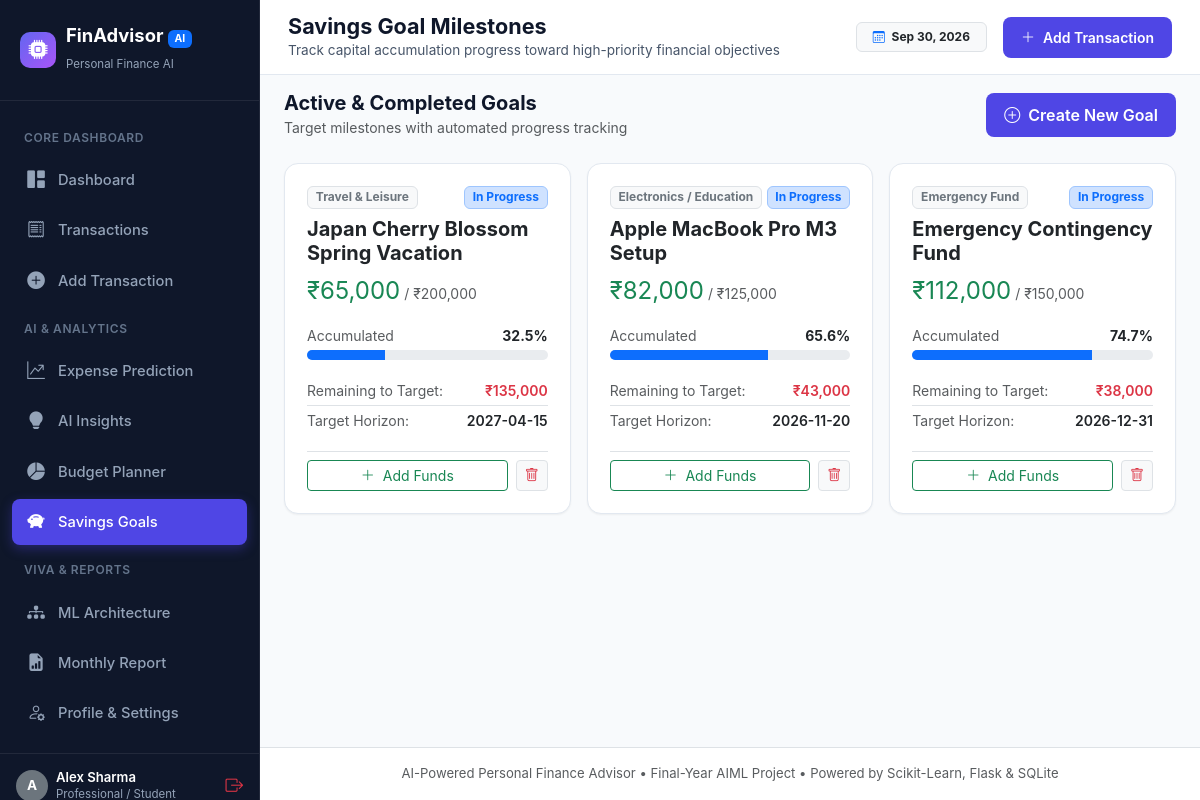
The app's page /savings-goals (signed in) with its own data.
### tables this page shows
CREATE TABLE users (
        id INTEGER PRIMARY KEY AUTOINCREMENT,
        name TEXT NOT NULL,
        email TEXT UNIQUE NOT NULL,
        password_hash TEXT NOT NULL,
        monthly_income REAL DEFAULT 50000.0,
        currency TEXT DEFAULT '₹',
        occupation TEXT DEFAULT 'Professional / Student',
        created_at TIMESTAMP DEFAULT CURRENT_TIMESTAMP
    );

CREATE TABLE savings_goals (
        id INTEGER PRIMARY KEY AUTOINCREMENT,
        user_id INTEGER NOT NULL,
        title TEXT NOT NULL,
        target_amount REAL NOT NULL,
        current_amount REAL DEFAULT 0.0,
        target_date TEXT,
        category TEXT DEFAULT 'General Savings',
        status TEXT CHECK(status IN ('active', 'completed')) DEFAULT 'active',
        created_at TIMESTAMP DEFAULT CURRENT_TIMESTAMP,
        FOREIGN KEY (user_id) REFERENCES users(id) ON DELETE CASCADE
    );

### app.py (the view, shortened to what this page needs)
@app.route('/savings-goals', methods=['GET', 'POST'])
@login_required
def savings_goals_page():
    u_id = session['user_id']
    goals = get_savings_goals(u_id)
    return render_template('savings_goals.html', goals=goals)

### templates/savings_goals.html (shortened to what this page needs)
{% extends "base.html" %}
{% block page_heading %}Savings Goal Milestones{% endblock %}
{% block page_subheading %}Track capital accumulation progress toward high-priority financial objectives{% endblock %}
{% block content %}
<div class="d-flex justify-content-between align-items-center mb-4">
    <div>
        <h5 class="fw-bold mb-0">Active & Completed Goals</h5>
        <small class="text-muted">Target milestones with automated progress tracking</small>
    </div>
    <button class="btn btn-primary-custom" data-bs-toggle="modal" data-bs-target="#newGoalModal">
        <i class="bi bi-plus-circle"></i> Create New Goal
    </button>
</div>
<div class="row g-3 mb-4">
    {% if goals %}
        {% for g in goals %}
        <div class="col-md-6 col-lg-4">
            <div class="fin-card h-100 d-flex flex-column justify-content-between">
                <div>
                    <div class="d-flex justify-content-between align-items-start mb-2">
                        <span class="badge bg-light text-secondary border">{{ g.category }}</span>
                        {% if g.status == 'completed' %}
                            <span class="badge bg-success-subtle text-success border border-success-subtle">
                                <i class="bi bi-check-circle-fill me-1"></i> Completed
                            </span>
                        {% else %}
                            <span class="badge bg-primary-subtle text-primary border border-primary-subtle">
                                In Progress
                            </span>
                        {% endif %}
                    </div>
                    <h5 class="fw-bold text-dark mt-2 mb-1">{{ g.title }}</h5>
                    <div class="d-flex align-items-baseline gap-1 mt-2">
                        <span class="fs-4 fw-extrabold text-success">₹{{ "{:,.0f}".format(g.current_amount) }}</span>
                        <span class="text-muted small">/ ₹{{ "{:,.0f}".format(g.target_amount) }}</span>
                    </div>
                    <div class="my-3">
                        <div class="d-flex justify-content-between small text-muted mb-1">
                            <span>Accumulated</span>
                            <strong class="text-dark">{{ g.progress_pct }}%</strong>
                        </div>
                        <div class="progress" style="height: 10px; border-radius: 5px;">
                            <div class="progress-bar {% if g.status == 'completed' %}bg-success{% else %}bg-primary{% endif %}"
                                 style="width: {{ g.progress_pct }}%;"></div>
                        </div>
                    </div>
                    <div class="small text-muted mb-3">
                        <div class="d-flex justify-content-between py-1 border-bottom">
                            <span>Remaining to Target:</span>
                            <span class="fw-semibold text-danger">₹{{ "{:,.0f}".format(g.remaining_amount) }}</span>
                        </div>
                        <div class="d-flex justify-content-between py-1">
                            <span>Target Horizon:</span>
                            <span class="fw-semibold text-dark">{{ g.target_date or 'Flexible' }}</span>
                        </div>
                    </div>
                </div>
                <div class="d-flex gap-2 pt-2 border-top">
                    {% if g.status != 'completed' %}
                    <button class="btn btn-sm btn-outline-success flex-fill" data-bs-toggle="modal" data-bs-target="#depositModal{{ g.id }}">
                        <i class="bi bi-plus-lg me-1"></i> Add Funds
                    </button>
                    {% endif %}
                    <form method="POST" action="{{ url_for('savings_goals_page') }}" onsubmit="return confirm('Delete this savings goal?');" class="d-inline">
                        <button type="submit" class="btn btn-sm btn-light border text-danger" title="Delete Goal">
                            <i class="bi bi-trash"></i>
                        </button>
                    </form>
                </div>
            </div>
        </div>
        {% endfor %}
    {% endif %}
</div>
{% endblock %}

### templates/base.html (shortened to what this page needs)
<!DOCTYPE html>
<html lang="en">
<head>
    <link rel="stylesheet" href="{{ url_for('static', filename='css/bootstrap.min.css') }}">
    <link rel="stylesheet" href="https://cdn.jsdelivr.net/npm/bootstrap-icons@1.11.3/font/bootstrap-icons.min.css">
    <link rel="stylesheet" href="{{ url_for('static', filename='css/style.css') }}">
</head>
<body>
{% if session.get('user_id') %}
<div class="app-container">
    <aside class="sidebar">
        <div class="sidebar-brand">
            <div class="brand-icon">
                <i class="bi bi-cpu-fill"></i>
            </div>
            <div>
                <div style="line-height: 1.2;">FinAdvisor <span class="badge bg-primary text-white" style="font-size: 0.65rem;">AI</span></div>
                <small style="font-size: 0.72rem; color: #94a3b8; font-weight: normal;">Personal Finance AI</small>
            </div>
        </div>
        <nav class="sidebar-nav">
            <div class="sidebar-label">Core Dashboard</div>
            <a href="{{ url_for('dashboard') }}" class="nav-link-custom {% if request.endpoint == 'dashboard' %}active{% endif %}">
                <span class="nav-icon"><i class="bi bi-grid-1x2-fill"></i></span>
                <span>Dashboard</span>
            </a>
            <a href="{{ url_for('transactions') }}" class="nav-link-custom {% if request.endpoint == 'transactions' %}active{% endif %}">
                <span class="nav-icon"><i class="bi bi-receipt"></i></span>
                <span>Transactions</span>
            </a>
            <a href="{{ url_for('add_new_transaction') }}" class="nav-link-custom {% if request.endpoint == 'add_new_transaction' %}active{% endif %}">
                <span class="nav-icon"><i class="bi bi-plus-circle-fill"></i></span>
                <span>Add Transaction</span>
            </a>
            <div class="sidebar-label">AI & Analytics</div>
            <a href="{{ url_for('expense_prediction') }}" class="nav-link-custom {% if request.endpoint == 'expense_prediction' %}active{% endif %}">
                <span class="nav-icon"><i class="bi bi-graph-up-arrow"></i></span>
                <span>Expense Prediction</span>
            </a>
            <a href="{{ url_for('ai_insights_page') }}" class="nav-link-custom {% if request.endpoint == 'ai_insights_page' %}active{% endif %}">
                <span class="nav-icon"><i class="bi bi-lightbulb-fill"></i></span>
                <span>AI Insights</span>
            </a>
            <a href="{{ url_for('budget_recommendation') }}" class="nav-link-custom {% if request.endpoint == 'budget_recommendation' %}active{% endif %}">
                <span class="nav-icon"><i class="bi bi-pie-chart-fill"></i></span>
                <span>Budget Planner</span>
            </a>
            <a href="{{ url_for('savings_goals_page') }}" class="nav-link-custom {% if request.endpoint == 'savings_goals_page' %}active{% endif %}">
                <span class="nav-icon"><i class="bi bi-piggy-bank-fill"></i></span>
                <span>Savings Goals</span>
            </a>
            <div class="sidebar-label">Viva & Reports</div>
            <a href="{{ url_for('ml_models_page') }}" class="nav-link-custom {% if request.endpoint == 'ml_models_page' %}active{% endif %}">
                <span class="nav-icon"><i class="bi bi-diagram-3-fill"></i></span>
                <span>ML Architecture</span>
            </a>
            <a href="{{ url_for('reports_page') }}" class="nav-link-custom {% if request.endpoint == 'reports_page' %}active{% endif %}">
                <span class="nav-icon"><i class="bi bi-file-earmark-bar-graph-fill"></i></span>
                <span>Monthly Report</span>
            </a>
            <a href="{{ url_for('profile_page') }}" class="nav-link-custom {% if request.endpoint == 'profile_page' %}active{% endif %}">
                <span class="nav-icon"><i class="bi bi-person-gear"></i></span>
                <span>Profile & Settings</span>
            </a>
        </nav>
        <div class="sidebar-footer">
            <div class="d-flex align-items-center gap-2">
                <div class="rounded-circle bg-secondary text-white d-flex align-items-center justify-content-center" style="width: 32px; height: 32px; font-size: 0.85rem; font-weight: bold;">
                    {{ current_user.name[0] if current_user else 'U' }}
                </div>
                <div style="line-height: 1.1; overflow: hidden; text-overflow: ellipsis; white-space: nowrap; max-width: 140px;">
                    <div style="font-size: 0.82rem; font-weight: 600; color: #fff;">{{ current_user.name if current_user else 'User' }}</div>
                    <small style="font-size: 0.72rem; color: #94a3b8;">{{ current_user.occupation if current_user else 'Member' }}</small>
                </div>
            </div>
            <a href="{{ url_for('logout') }}" class="text-danger" title="Logout" style="font-size: 1.1rem;">
                <i class="bi bi-box-arrow-right"></i>
            </a>
        </div>
    </aside>
    <div class="main-content">
        <header class="topbar">
            <div>
                <h1 class="page-title">{% block page_heading %}Dashboard{% endblock %}</h1>
                <p class="page-subtitle">{% block page_subheading %}AI-Powered Wealth & Expenditure Intelligence{% endblock %}</p>
            </div>
            <div class="d-flex align-items-center gap-3">
                <span class="badge bg-light text-dark border px-3 py-2">
                    <i class="bi bi-calendar3 me-1 text-primary"></i> <span id="current-date-badge"></span>
                </span>
                <a href="{{ url_for('add_new_transaction') }}" class="btn btn-primary-custom btn-sm">
                    <i class="bi bi-plus-lg"></i> Add Transaction
                </a>
            </div>
        </header>
        <div class="container-fluid px-4 pt-3">
            {% block content %}{% endblock %}
        </div>
        <footer class="mt-auto py-3 px-4 text-center text-muted border-top bg-white no-print" style="font-size: 0.82rem;">
            AI-Powered Personal Finance Advisor &bull; Final-Year AIML Project &bull; Powered by Scikit-Learn, Flask & SQLite
        </footer>
    </div>
</div>
{% endif %}
</body>
</html>

### records on screen
users: name "A", name "Alex Sharma", occupation "Professional / Student"
savings_goals: category "Travel & Leisure", status "In Progress", title "Japan Cherry Blossom Spring Vacation", current_amount "65,000", target_amount "200,000", progress_pct "32.5", remaining_amount "135,000", target_date "2027-04-15"
savings_goals: category "Electronics / Education", status "In Progress", title "Apple MacBook Pro M3 Setup", current_amount "82,000", target_amount "125,000", progress_pct "65.6", remaining_amount "43,000", target_date "2026-11-20"
savings_goals: category "Emergency Fund", status "In Progress", title "Emergency Contingency Fund", current_amount "112,000", target_amount "150,000", progress_pct "74.7", remaining_amount "38,000", target_date "2026-12-31"
